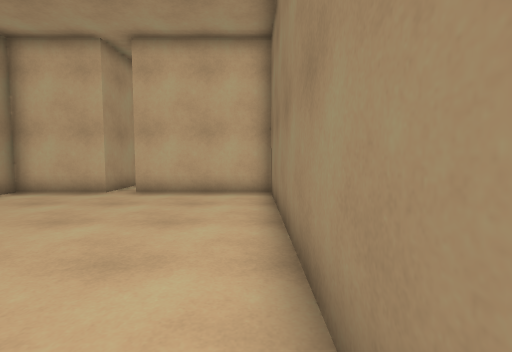
View 1 (above)

16 first-person views from a walk through a scene from a Unity 3-D project. The camera is 1.2 m above the floor, tilts 4° down and sees 85° across. The floor is counted in squares, 1 m on a side. Each view is taken from the middle of a square. On the plan, view 1 faces up. The plan holds only what a view shows up to about 13 squares ahead; the rest is blank. The place goes on beyond the plan. The player character is not drawn.

View 2
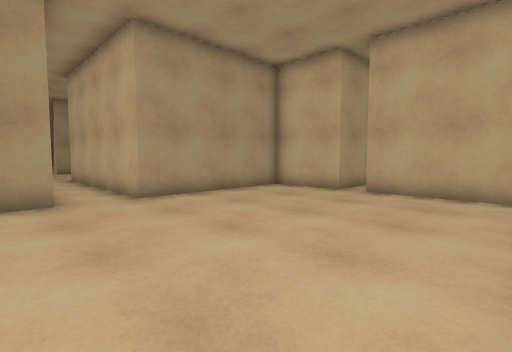

View 3
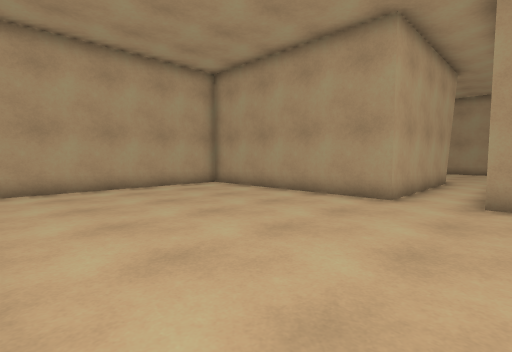

View 4
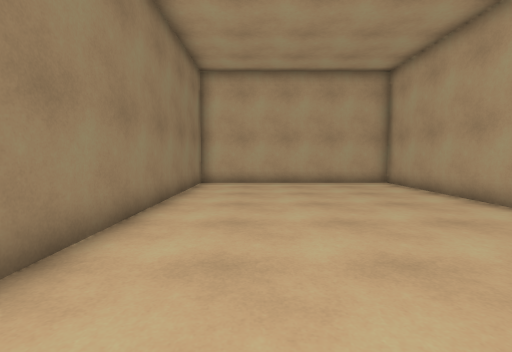

View 5
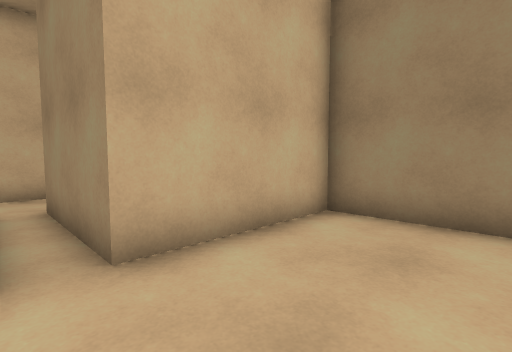

View 6
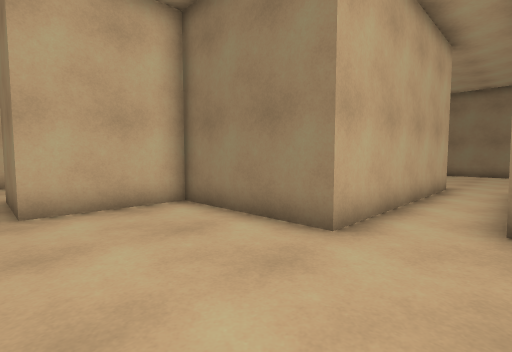

View 7
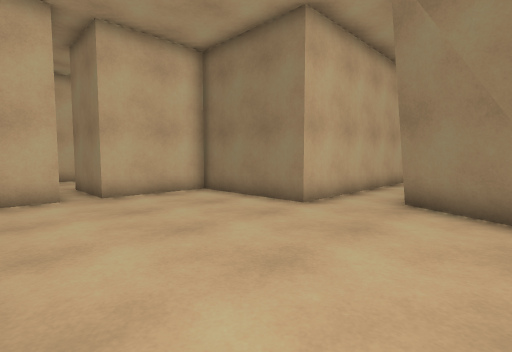

View 8
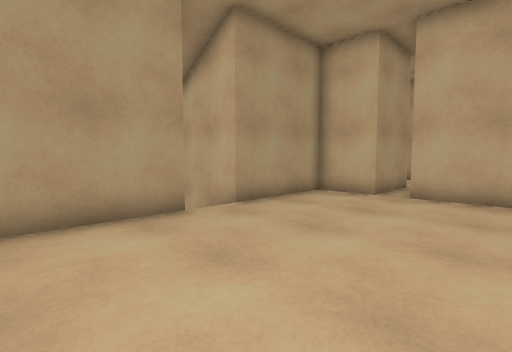

View 9
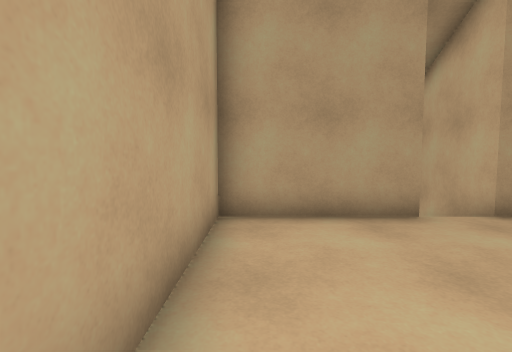

View 10
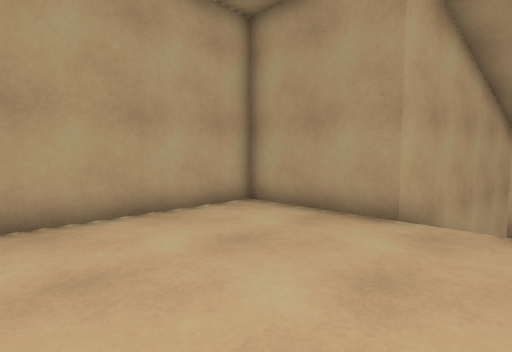

View 11
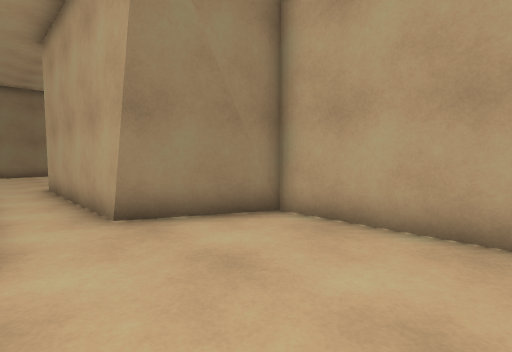

View 12
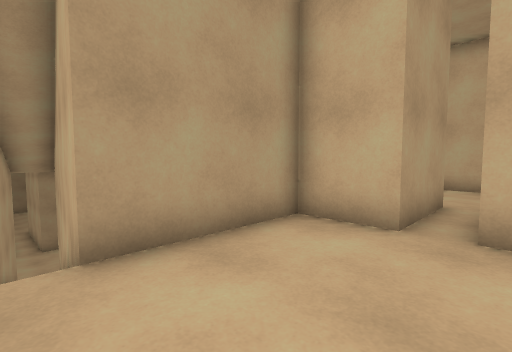

View 13
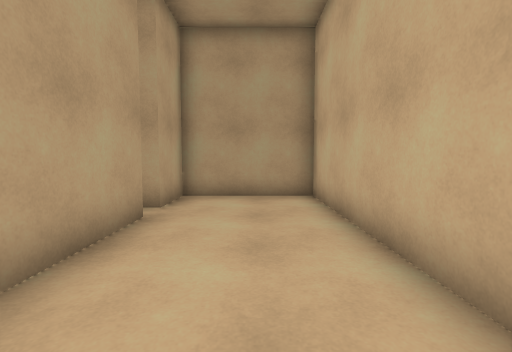

View 14
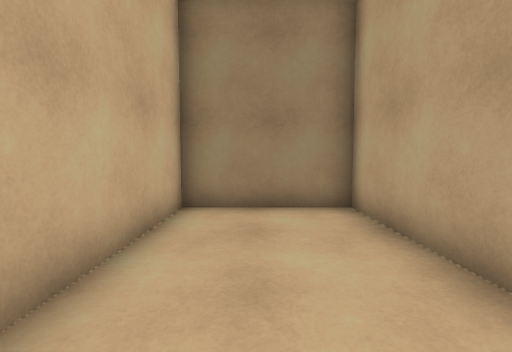

View 15
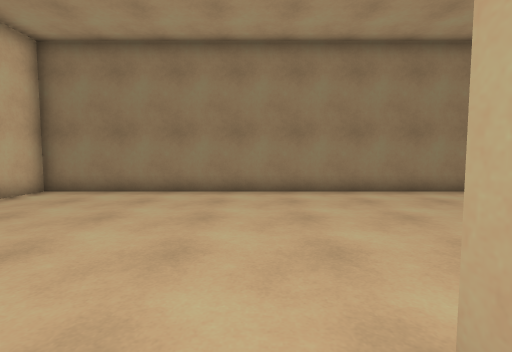

View 16
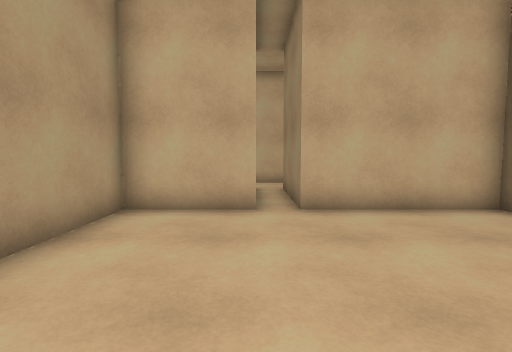

### Floor plan
Ten units are one square. View 1 is at (0, 0); x grows to the right and y downward. Boxes are objects, and circles mark ways between rooms. Rooms are numbered by the first view taken in them; rooms with no view inside come last. Other rooms are left out.
<svg viewBox="-253 -153 263 225">
<path fill="none" stroke="#000" d="M-80 -14 -80 65M-50 -92 -75 -92M-75 67 5 67M5 64 5 -92 -40 -92M-80 -90 -80 -32M-205 -77 -225 -77 -225 -38 -247 -41M-161 11 -149 -12M-165 -77 -195 -77M-161 15 -148 -12 -85 -12M-160 15 -160 8M-248 -26 -225 -23 -225 17 -165 17M-80 -32 -160 -32 -160 -78M-185 -107 -135 -107 -135 -148 -225 -148 -225 -107 -215 -107M-205 -109 -205 -77M-195 -77 -195 -107"/>
<circle cx="-90" cy="-20" r="3" fill="#2a7"/>
<circle cx="-200" cy="-80" r="3" fill="#2a7"/>
<text x="-40" y="-10">1</text>
<text x="-190" y="-30">2</text>
<text x="-180" y="-120">3</text>
</svg>
Room 1 opens to room 2. Room 2 opens to room 3.

Where each view was taken, in squares from view 1:
view 1: 0 up, 0 right, facing up
view 2: 0 up, 0 right, facing up-left
view 3: 4 up, 0 right, facing down-left
view 4: 6 up, 2 left, facing down
view 5: 6 up, 5 left, facing up-right
view 6: 1 up, 20 left, facing up-right
view 7: 1 down, 22 left, facing up-right
view 8: 1 down, 17 left, facing up-left
view 9: 1 down, 17 left, facing left
view 10: 4 up, 17 left, facing down-left
view 11: 3 up, 20 left, facing down-right
view 12: 3 up, 19 left, facing up-left
view 13: 13 up, 14 left, facing left
view 14: 13 up, 20 left, facing right
view 15: 2 up, 9 left, facing right
view 16: 3 up, 5 left, facing up
